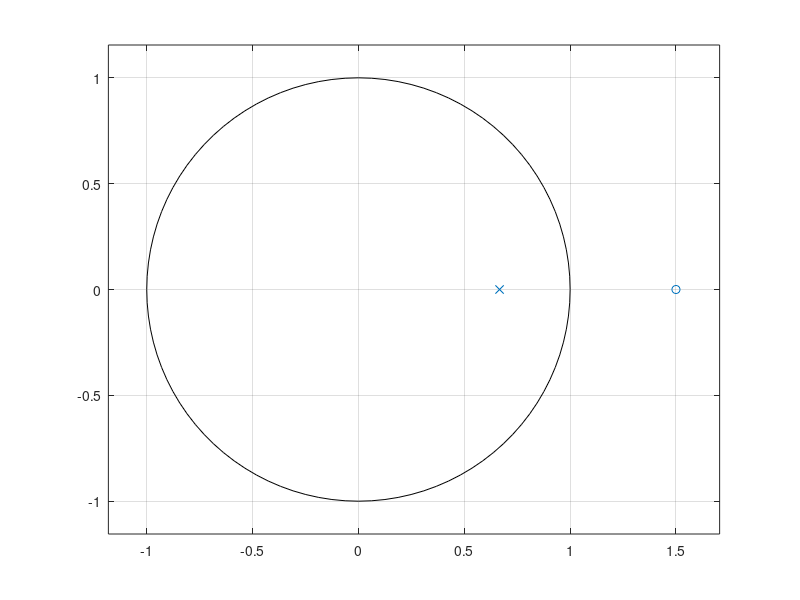
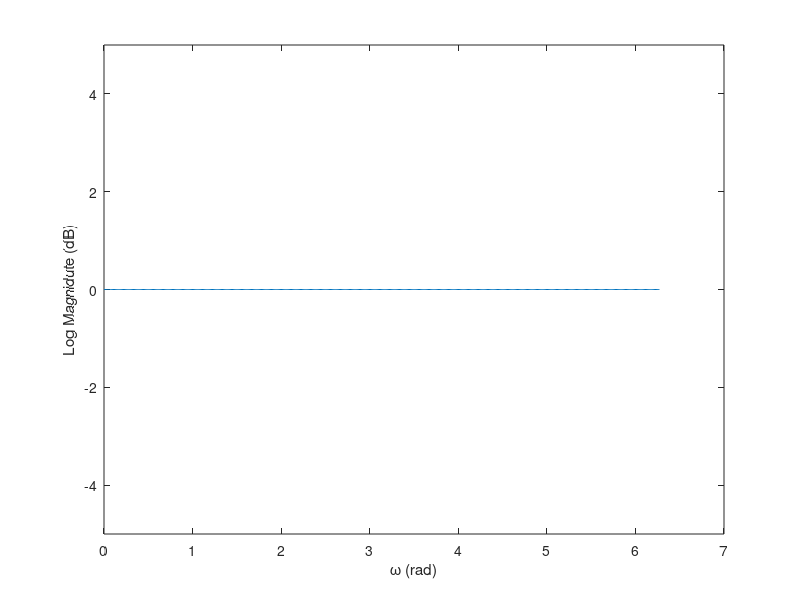

The MATLAB script that drew these images, in order: (Note: this script raises an error after producing the figures.)
clear all, close all, clc;
%% Q2
r_c=1.5;
angle =0;
theta_c=angle;
r_d =1/r_c;
theta_d = angle;
num=[1 -1*r_c*exp(1j*theta_c)];
den=[1 -1* r_d.*exp(1j* theta_d)];
Amp = -r_d*exp(-1j* angle); 
% num=[1,0.3, -0.6];
% den = [1, 0.7,0.2, -0.4];
[h,w] = freqz(num,den,500,'whole');
h = h* Amp;
%% calculate zplane for sketching
H_z = tf(Amp*num,den,1,'variable','z^-1');
figure;
zplane(Amp*num, den);

%%
figure;
plot(w, 20.*log10(abs(h)));
ylim([-5 5]);
xlabel('\omega (rad)');
ylabel('Log Magnidute (dB)');
figure;
plot(w, phase(h));
xlabel('\omega (rad)');
ylabel('Phase (in radians)');
figure;
[gd,w] = grpdelay(num,den,500,'whole');
plot(w, gd);
xlabel('\omega (rad)');
ylabel('Group delay (in samples)');